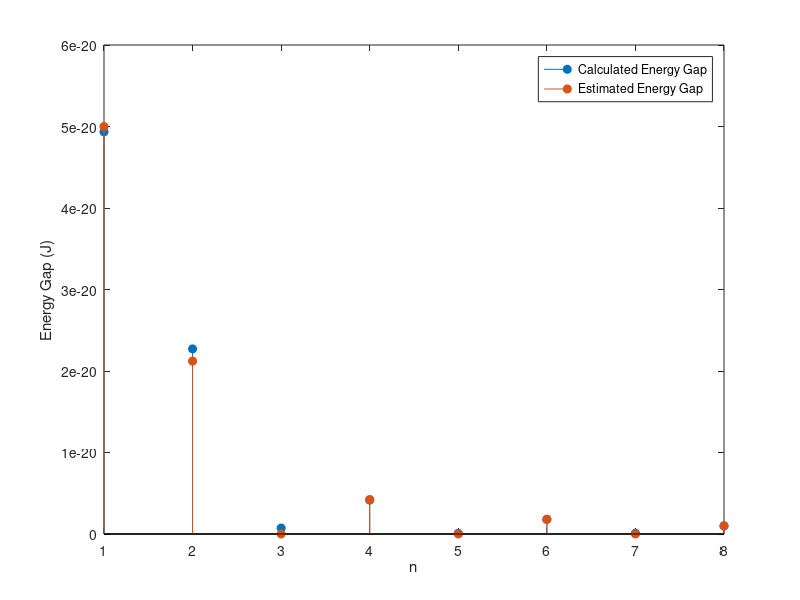

Recreate this plot in MATLAB.
a = 5.43 * 10^(-10);
m_0 = 9.1 * 10^(-31);
h = 6.63 * 10^(-34);
hbar = h/(2*pi);

x = -a/2:a/100:a/2;
V = @(x) 10^(-19) * cos(2*pi/a*x) .* (x < a/4 & x > -a/4);

N = 8;

% find the fourier series coefficients of V
V_n = zeros(1,2*N + 1);

for n = -N:1:N
    V_n(n + N + 1) = real(1/a * integral(@(x) exp(-1i*2*pi*n*x/a) .* V(x), -a/2, a/2));
end

% plot the brillouin zone
k_vec = 0:pi/a:pi/a;
diag_vec = zeros(1, N + 1);
base_mat = zeros(N + 1,N + 1);
eigen_vec = zeros(N + 1, length(k_vec));

for n = -N:1:N
    series_vec = ones(1, N + 1 - abs(n)) * V_n(n + N + 1);
    base_mat = base_mat + diag(series_vec, -n);
end

for k = 1:length(k_vec)
    diag_vec = hbar ^ 2 * (k_vec(k) + (-N/2:1:N/2)*2*pi/a).^2 / (2*m_0);
    mat = base_mat + diag(diag_vec);
    eigen_vec(:,k) = eig(mat);
end

middle_gap = eigen_vec(:,1);
side_gap = eigen_vec(:,2);
middle_gap_diff = diff(middle_gap);
side_gap_diff = diff(side_gap);
gap_vec = zeros(1, N);

for i = 1:N
    if (mod(i, 2) == 1)
        gap_vec(i) = side_gap_diff(i);
    else
        gap_vec(i) = middle_gap_diff(i);
    end
end

disp(gap_vec)

estimate_gap_vec = 2 * abs(V_n(N + 2:2*N+1));

disp(estimate_gap_vec)

stem(1:N, gap_vec, 'filled')
hold on
stem(1:N, estimate_gap_vec, 'filled')
hold off

xlabel('n')
ylabel('Energy Gap (J)')
legend('Calculated Energy Gap', 'Estimated Energy Gap')

